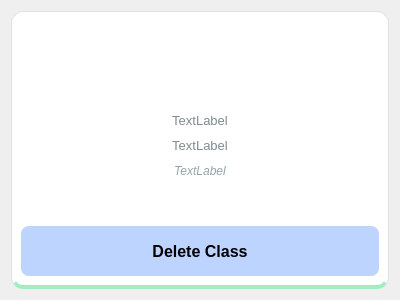
<?xml version="1.0" encoding="UTF-8"?>
<ui version="4.0">
 <class>Teacher_upcomingclasses</class>
 <widget class="QWidget" name="Teacher_upcomingclasses">
  <property name="geometry">
   <rect>
    <x>0</x>
    <y>0</y>
    <width>400</width>
    <height>300</height>
   </rect>
  </property>
  <property name="windowTitle">
   <string>Form</string>
  </property>
  <layout class="QVBoxLayout" name="verticalLayout_2">
   <item>
    <widget class="QFrame" name="frame">
     <property name="maximumSize">
      <size>
       <width>500</width>
       <height>400</height>
      </size>
     </property>
     <property name="styleSheet">
      <string notr="true">.QFrame {
    background-color: #ffffff;
    border: 1px solid #e0e0e0;
    border-bottom: 4px solid #a0eec0; /* The &quot;3D&quot; depth effect */
    border-radius: 12px;
}

.QFrame:hover {
    background-color: #f9fffb;
    border-color: #a0eec0;
}</string>
     </property>
     <property name="frameShape">
      <enum>QFrame::Shape::StyledPanel</enum>
     </property>
     <property name="frameShadow">
      <enum>QFrame::Shadow::Raised</enum>
     </property>
     <layout class="QVBoxLayout" name="verticalLayout_3">
      <item>
       <layout class="QVBoxLayout" name="verticalLayout">
        <item>
         <widget class="QLabel" name="tuitionName">
          <property name="styleSheet">
           <string notr="true">font-size: 16px;
    font-weight: bold;
    color: #2c3e50;
    background: transparent;</string>
          </property>
          <property name="text">
           <string/>
          </property>
          <property name="alignment">
           <set>Qt::AlignmentFlag::AlignCenter</set>
          </property>
         </widget>
        </item>
        <item>
         <widget class="QLabel" name="tuitionid">
          <property name="styleSheet">
           <string notr="true">font-size: 13px;
    color: #7f8c8d;
    background: transparent;</string>
          </property>
          <property name="text">
           <string/>
          </property>
          <property name="alignment">
           <set>Qt::AlignmentFlag::AlignCenter</set>
          </property>
         </widget>
        </item>
        <item>
         <spacer name="verticalSpacer">
          <property name="orientation">
           <enum>Qt::Orientation::Vertical</enum>
          </property>
          <property name="sizeType">
           <enum>QSizePolicy::Policy::Preferred</enum>
          </property>
          <property name="sizeHint" stdset="0">
           <size>
            <width>20</width>
            <height>40</height>
           </size>
          </property>
         </spacer>
        </item>
        <item>
         <widget class="QLabel" name="classsecdepatmentdetails">
          <property name="styleSheet">
           <string notr="true">font-size: 13px;
    color: #7f8c8d;
    background: transparent;</string>
          </property>
          <property name="text">
           <string>TextLabel</string>
          </property>
          <property name="alignment">
           <set>Qt::AlignmentFlag::AlignCenter</set>
          </property>
         </widget>
        </item>
        <item>
         <widget class="QLabel" name="Schedule">
          <property name="styleSheet">
           <string notr="true">font-size: 13px;
    color: #7f8c8d;
    background: transparent;</string>
          </property>
          <property name="text">
           <string>TextLabel</string>
          </property>
          <property name="alignment">
           <set>Qt::AlignmentFlag::AlignCenter</set>
          </property>
         </widget>
        </item>
        <item>
         <widget class="QLabel" name="Description">
          <property name="styleSheet">
           <string notr="true">font-size: 12px;
    color: #95a5a6;
    font-style: italic;
    background: transparent;</string>
          </property>
          <property name="text">
           <string>TextLabel</string>
          </property>
          <property name="alignment">
           <set>Qt::AlignmentFlag::AlignCenter</set>
          </property>
         </widget>
        </item>
        <item>
         <spacer name="verticalSpacer_2">
          <property name="orientation">
           <enum>Qt::Orientation::Vertical</enum>
          </property>
          <property name="sizeType">
           <enum>QSizePolicy::Policy::Fixed</enum>
          </property>
          <property name="sizeHint" stdset="0">
           <size>
            <width>20</width>
            <height>40</height>
           </size>
          </property>
         </spacer>
        </item>
        <item>
         <widget class="QPushButton" name="deleteclass">
          <property name="minimumSize">
           <size>
            <width>0</width>
            <height>50</height>
           </size>
          </property>
          <property name="styleSheet">
           <string notr="true">QPushButton#deleteclass {
	
	background-color: rgb(189, 212, 255);
    color: black;
    font-weight: bold;
    font-size: 16px;
    border: none;
    border-radius: 8px;
    padding: 8px 16px;
}

QPushButton#deleteclass:hover {
    background-color: #8dd6ad;
    color: #000000;
}

QPushButton#deleteclass:pressed {
    background-color: #79c49a;
    padding-top: 10px; 
}

</string>
          </property>
          <property name="text">
           <string>Delete Class</string>
          </property>
         </widget>
        </item>
       </layout>
      </item>
     </layout>
    </widget>
   </item>
  </layout>
 </widget>
 <resources/>
 <connections/>
</ui>
